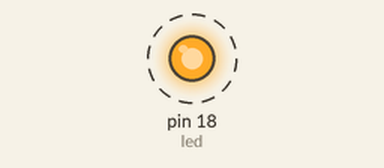
A program run on a simulated Raspberry Pi (header pin numbers). On the bench: output pins drawn as LEDs (lit = HIGH). Dashed ring = blinking. What the program prints to the terminal is not drawn. At 4.0 s the program stops and its outputs stay as they are.

Above: at 0.1 s.
Timing chart, 0 to 3.0 s (numbered marks = the images above):
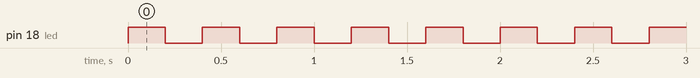

Measured:
- by itself, pin 18 (led): alternates HIGH for 0.20 s and LOW for 0.20 s, 20 changes in all, then stays LOW

The program:

rpimidi_gpio_test.py
```python
#!/usr/bin/python3

import RPi.GPIO as GPIO
import time

led = 18

GPIO.setmode(GPIO.BOARD)
GPIO.setup(led, GPIO.OUT)


for i in range(10):
    GPIO.output(led, GPIO.HIGH)
    print("On")
    time.sleep(0.2)
    GPIO.output(led, GPIO.LOW)
    print("Off")
    time.sleep(0.2)


GPIO.cleanup()
```
